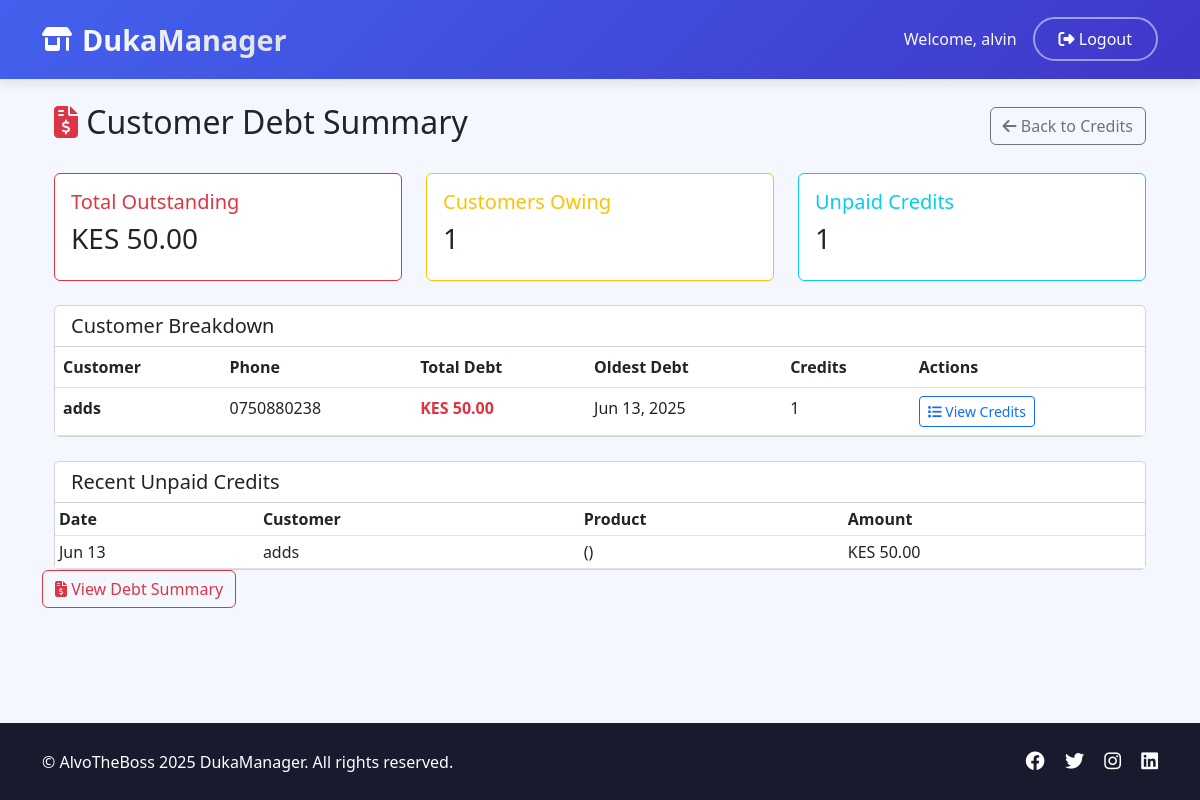
/debts/ (signed in), run on the app's committed database.
### inventory/models.py (models this page shows, shortened)
class User(AbstractUser):
    phone = models.CharField(max_length=15, unique=True, null=True, blank=True)
    email = models.EmailField(unique=True, blank=False)  # Make email required

class Credit(models.Model):
    customer_name = models.CharField(max_length=100)
    phone = models.CharField(max_length=15, blank=True, null=True)
    amount = models.DecimalField(max_digits=10, decimal_places=2, default=0)
    is_paid = models.BooleanField(default=False)
    date_issued = models.DateTimeField(auto_now_add=True)
    created_by = models.ForeignKey(User, on_delete=models.SET_NULL, null=True, blank=True)
    date_paid = models.DateTimeField(null=True, blank=True)
    approved_by = models.ForeignKey(
        User,
        on_delete=models.SET_NULL,
        null=True,
        blank=True,
        related_name='approved_credits'
    )
    notes = models.TextField(blank=True, null=True)

### inventory/views.py (the view)
# urls.py: path('debts/', views.debt_summary, name='debt_summary'),
@login_required
def debt_summary(request):
    unpaid_credits = Credit.objects.filter(is_paid=False).order_by('date_issued')
    customer_debts = unpaid_credits.values('customer_name', 'phone').annotate(
        total_debt=Sum('amount'),
        oldest_debt=Min('date_issued'),
        credit_count=Count('id')
    ).order_by('-total_debt')
    return render(request, 'inventory/debt_summary.html', {
        'customer_debts': customer_debts,
        'summary_stats': {
            'total_unpaid': unpaid_credits.aggregate(total=Sum('amount'))['total'] or 0,
            'total_customers': customer_debts.count(),
            'total_credits': unpaid_credits.count()
        },
        'unpaid_credits': unpaid_credits
    })

### inventory/templates/inventory/debt_summary.html (shortened to what this page needs)
{% extends 'inventory/base.html' %}
{% block content %}
<div class="container mt-4">
    <div class="d-flex justify-content-between align-items-center mb-4">
        <h2>
            <i class="fas fa-file-invoice-dollar text-danger"></i>
            Customer Debt Summary
        </h2>
        <a href="{% url 'credit_list' %}" class="btn btn-outline-secondary">
            <i class="fas fa-arrow-left"></i> Back to Credits
        </a>
    </div>
    <div class="row mb-4">
        <div class="col-md-4">
            <div class="card border-danger">
                <div class="card-body">
                    <h5 class="card-title text-danger">Total Outstanding</h5>
                    <h3>KES {{ summary_stats.total_unpaid|floatformat:2 }}</h3>
                </div>
            </div>
        </div>
        <div class="col-md-4">
            <div class="card border-warning">
                <div class="card-body">
                    <h5 class="card-title text-warning">Customers Owing</h5>
                    <h3>{{ summary_stats.total_customers }}</h3>
                </div>
            </div>
        </div>
        <div class="col-md-4">
            <div class="card border-info">
                <div class="card-body">
                    <h5 class="card-title text-info">Unpaid Credits</h5>
                    <h3>{{ summary_stats.total_credits }}</h3>
                </div>
            </div>
        </div>
    </div>
    <div class="card">
        <div class="card-header bg-white">
            <h5 class="mb-0">Customer Breakdown</h5>
        </div>
        <div class="card-body p-0">
            <div class="table-responsive">
                <table class="table table-hover mb-0">
                    <thead class="thead-light">
                        <tr>
                            <th>Customer</th>
                            <th>Phone</th>
                            <th class="text-right">Total Debt</th>
                            <th>Oldest Debt</th>
                            <th>Credits</th>
                            <th>Actions</th>
                        </tr>
                    </thead>
                    <tbody>
                        {% for customer in customer_debts %}
                        <tr>
                            <td>
                                <strong>{{ customer.customer_name }}</strong>
                            </td>
                            <td>{{ customer.phone|default:"-" }}</td>
                            <td class="text-right text-danger">
                                <strong>KES {{ customer.total_debt|floatformat:2 }}</strong>
                            </td>
                            <td>{{ customer.oldest_debt|date:"M d, Y" }}</td>
                            <td>{{ customer.credit_count }}</td>
                            <td>
                                <a href="{% url 'credit_list' %}?customer={{ customer.customer_name|urlencode }}&status=unpaid"
                                   class="btn btn-sm btn-outline-primary">
                                    <i class="fas fa-list"></i> View Credits
                                </a>
                            </td>
                        </tr>
                        {% endfor %}
                    </tbody>
                </table>
            </div>
        </div>
    </div>
    <div class="card mt-4">
        <div class="card-header bg-white">
            <h5 class="mb-0">Recent Unpaid Credits</h5>
        </div>
        <div class="card-body p-0">
            <div class="table-responsive">
                <table class="table table-sm table-hover mb-0">
                    <thead class="thead-light">
                        <tr>
                            <th>Date</th>
                            <th>Customer</th>
                            <th>Product</th>
                            <th class="text-right">Amount</th>
                        </tr>
                    </thead>
                    <tbody>
                        {% for credit in unpaid_credits|slice:":5" %}
                        <tr>
                            <td>{{ credit.date_issued|date:"M d" }}</td>
                            <td>{{ credit.customer_name }}</td>
                            <td>{{ credit.product.name }} ({{ credit.quantity }})</td>
                            <td class="text-right">KES {{ credit.amount|floatformat:2 }}</td>
                        </tr>
                        {% endfor %}
                    </tbody>
                </table>
            </div>
        </div>
    </div>
</div>
<a href="{% url 'credit_list' %}" class="btn btn-outline-danger">
    <i class="fas fa-file-invoice-dollar"></i> View Debt Summary
</a>
{% endblock %}

### inventory/templates/inventory/base.html (shortened to what this page needs)
<!DOCTYPE html>
<html lang="en">
<head>
    <link rel="stylesheet" href="https://cdn.jsdelivr.net/npm/bootstrap@5.3.0/dist/css/bootstrap.min.css">
    <link rel="stylesheet" href="https://cdnjs.cloudflare.com/ajax/libs/font-awesome/6.4.0/css/all.min.css">
</head>
<body>
    <nav class="navbar navbar-expand-lg navbar-dark">
        <div class="container">
            <a class="navbar-brand" href="{% url 'dashboard' %}">
                <i class="fas fa-store-alt"></i>DukaManager
            </a>
            {% if user.is_authenticated %}
                <div class="d-flex align-items-center">
                    <span class="text-light me-3 d-none d-sm-inline">Welcome, {{ user.username }}</span>
                    <a class="btn btn-outline-light" href="{% url 'register' %}">
                        <i class="fas fa-sign-out-alt"></i> Logout
                    </a>
                </div>
            {% else %}
                <a class="btn btn-outline-light" href="{% url 'login' %}">
                    <i class="fas fa-sign-in-alt"></i> Login
                </a>
            {% endif %}
        </div>
    </nav>
    <div class="container">
        {% block content %}{% endblock %}
    </div>
    <footer>
        <div class="container">
            <div class="footer-content">
                <div class="copyright">
                    &copy; AlvoTheBoss 2025 DukaManager. All rights reserved.
                </div>
                <div class="social-links">
                    <a href="#"><i class="fab fa-facebook"></i></a>
                    <a href="#"><i class="fab fa-twitter"></i></a>
                    <a href="#"><i class="fab fa-instagram"></i></a>
                    <a href="#"><i class="fab fa-linkedin"></i></a>
                </div>
            </div>
        </div>
    </footer>
</body>
</html>

### inventory/templates/inventory/base.html (style rules this page uses)
:root { --primary-color: #4361ee; --secondary-color: #3f37c9; --accent-color: #4cc9f0; --dark-color: #1a1a2e; --light-color: #f8f9fa; }
body { background-color: #f5f7ff; font-family: 'Segoe UI', Tahoma, Geneva, Verdana, sans-serif; min-height: 100vh; display: flex; flex-direction: column; }
.navbar { background: linear-gradient(135deg, var(--primary-color), var(--secondary-color)); box-shadow: 0 4px 12px rgba(0, 0, 0, 0.1); padding: 0.8rem 0; }
.navbar-brand { font-weight: 700; font-size: 1.8rem; background: linear-gradient(to right, #fff, #e0e0e0); -webkit-background-clip: text; -webkit-text-fill-color: transparent; display: flex; align-items: center; transition: all 0.3s ease; }
.navbar-brand i { margin-right: 10px; font-size: 1.5rem; }
.btn-outline-light { border: 2px solid rgba(255, 255, 255, 0.5); color: white; font-weight: 500; border-radius: 50px; padding: 0.5rem 1.5rem; transition: all 0.3s ease; }
.container { flex: 1; }
footer { background: var(--dark-color); color: white; padding: 1.5rem 0; margin-top: 3rem; }
.footer-content { display: flex; justify-content: space-between; align-items: center; }
.social-links a { color: white; font-size: 1.2rem; margin-left: 1rem; transition: all 0.3s ease; }

### data on the page
User: username "alvin"
Credit: customer_name "adds", phone "0750880238", total_debt "50.00", oldest_debt "Jun 13, 2025", credit_count "1", date_issued "Jun 13", amount "50.00"

### other printed values
{{ summary_stats.total_unpaid|floatformat:2 }} "50.00"
{{ summary_stats.total_customers }} "1"
{{ summary_stats.total_credits }} "1"
